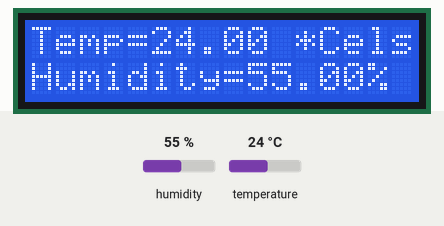
Recording of a sketch running on a simulated Arduino Uno, built with avr-gcc and run on an emulated ATmega328P. On the bench: 16×2 character LCD. The test bench sets the inputs (shaded band); at power-on: humidity 55 %, temperature 24 °C. What the sketch prints to the serial monitor is not drawn.

Above: at 1.2 s.
1.3 s: humidity set to 22 %
At 3.5 s:
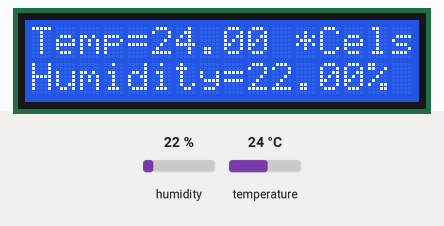
4.0 s: temperature set to 12 °C
At 4.5 s:
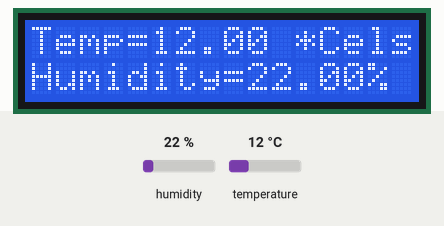
6.7 s: humidity set to 40 %
At 8.8 s:
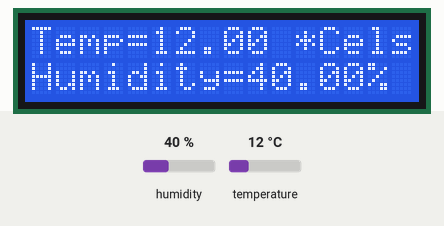
9.7 s: temperature set to 19 °C
At 11.0 s:
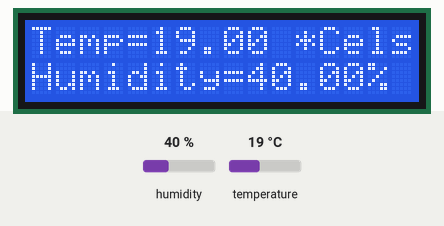
Timing chart, 0 to 12.7 s (numbered marks = the images above; inputs shaded):
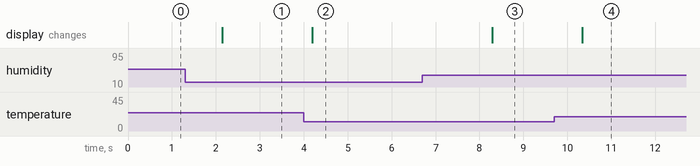

The sketch:

sketch_may13a_copy_20250513141237.ino
```cpp
#include "DHT.h"
#define DHTPIN 8     // Connected to pin#8
#include <LiquidCrystal.h>

#define DHTTYPE DHT11   // DHT 11
//#define DHTTYPE DHT22   // DHT 22  (AM2302)
//#define DHTTYPE DHT21   // DHT 21 (AM2301)
LiquidCrystal lcd(7, 6, 5, 4, 3, 2);

// Attach pin 1 (leftmost) of the sensor to the 5V supply
// Link pin 2 of the sensor to the DHTPIN you’ve defined in your code
// Connect pin 4 (rightmost) of the sensor to GND
// Place a 10K pull-up resistor between pin 2 (data line) and pin 1 (VCC)

DHT dht(DHTPIN, DHTTYPE);

void setup()
{
  Serial.begin(9600);
  Serial.println("DHTxx test!");
 lcd.begin(16, 2);
  dht.begin();
}

void loop()
{
  // Reading temperature or humidity takes about 250 milliseconds
  float h = dht.readHumidity();
  float t = dht.readTemperature();

 // Check if the readings are valid; NaN results mean there was a problem retrieving the data
  if (isnan(t) || isnan(h)) {
    Serial.println("Failed to read from DHT");
  } else {

  lcd.setCursor(0,0);
  lcd.print("Temp=");
  lcd.print(t);
  lcd.print(" *Celsius");
  lcd.setCursor(0,1);
  lcd.print("Humidity=");
  lcd.print(h);
  lcd.print("% ");
  delay(500);

    Serial.print("Humidity: ");
    Serial.print(h);
    Serial.print(" %\t");
    Serial.print("Temperature: ");
    Serial.print(t);
    Serial.println(" *Celsius");
  }
}
```

Measured:
- after the input at 1.3 s, the display: changes after 0.84 s (image 1)
- after the input at 4.0 s, the display: changes after 0.19 s (image 2)
- after the input at 6.7 s, the display: changes after 1.6 s (image 3)
- after the input at 9.7 s, the display: changes after 0.64 s (image 4)
